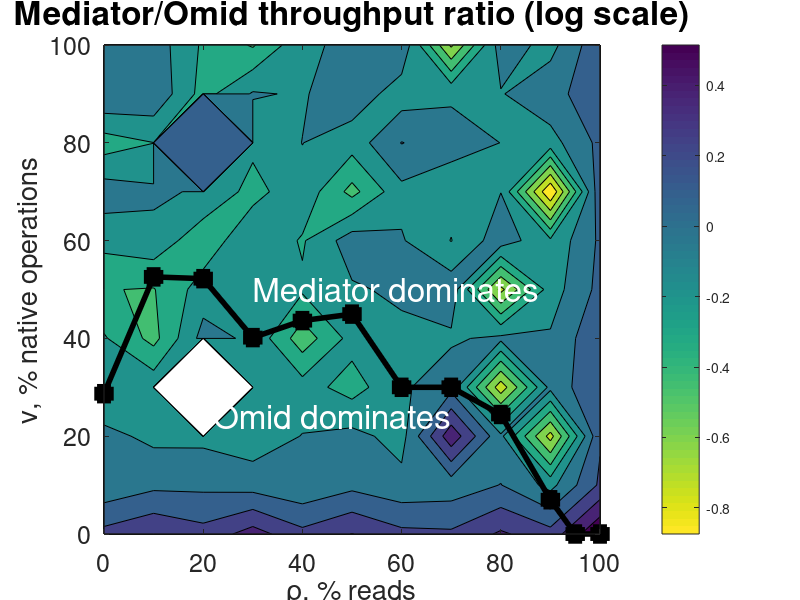

This chart was generated by the following MATLAB code:
%mediator = load('mediator_throughput_native_read_u1.txt');
%omid = load('omid_throughput_native_read_u1.txt');
mediator = load('mediator_throughput_native_read_u4.txt');
omid = load('omid_throughput_native_read_u4.txt');

% colormap(gray);

diff = log2(mediator ./ omid);
[X, Y] = meshgrid(0:10:100, 0:10:100);
maxd = max(max(diff));
find = min(min(diff));
%c = mediator;
%for i = 1:1:11
%for j = 1:1:11
%if (diff(i,j) < 0)
%     c(i,j) = - diff(i,j)/mind;
%else 
%     c(i,j) = diff(i,j)/maxd;
%end;
%end;
%end;

%contourf(X, Y, diff, c);
contourf(X, Y, transpose(diff));
%colormap autumn;
colorbar;%('YTickLabel', {'-1', '-0.8', '-0.6', '-0.4', '-0.2', '0', '1', '2', '3', '4', '5'});

xlabel('\rho, % reads');
h = get(gca, 'xlabel');
set(h, 'FontSize', 20);

ylabel('\nu, % native operations');
h = get(gca, 'ylabel');
set(h, 'FontSize', 20);

set(gca, 'xtick', [0:20:100]);
set(gca, 'ytick', [0:20:100]);
%axis([0 100 0 100 -.5e+5 1e+5]);
axis([0 100 0 100]);

set(gca, 'FontSize', 18);
%zlabel('Throughput gap (ops)');
%h = get(gca, 'zlabel');
%set(h, 'FontSize', 16);

title('Mediator/Omid throughput ratio (log scale)');
h = get(gca, 'title');
set(h, 'FontSize', 24);

hold on;

text(22, 24, 'Omid dominates', 'FontSize', 24', 'Color', 'white');
text(30, 50, 'Mediator dominates', 'FontSize', 24', 'Color', 'white');

% Flip the colors in the colormap
colormap(flipud(colormap))

%curve_u1 = load('equilibrium_u1.txt');
curve_u4 = load('equilibrium_u4.txt');
plot(curve_u4(:,1), curve_u4(:,2), 's-', 'LineWidth', 4, 'MarkerSize', 10, 'Color', 'black', 'MarkerFaceColor', [0,0,0], 'MarkerEdgeColor', [0,0,0]);

print -depsc mesh_color.eps
